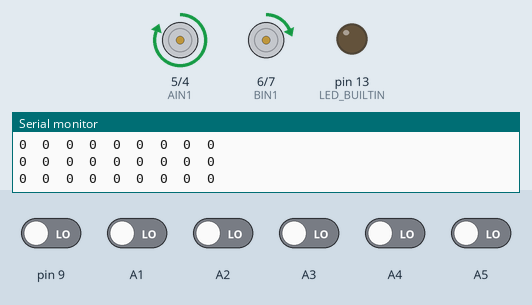
A sketch run on a simulated Arduino Nano, built with avr-gcc and run on an emulated ATmega328P. On the bench: motor-driver pin pairs drawn as motors (green arrow = first pin HIGH = forward, orange = second pin HIGH = backward, longer = more drive, scaled by the enable pin), output pins drawn as LEDs (lit = HIGH), the last lines printed to the serial monitor. The inputs (shaded band) are chosen by the test bench; at power-on: A1–5, pin 9 LOW.

Above: at 7.7 s.
7.8 s: pin 9 driven HIGH
At 8.4 s:
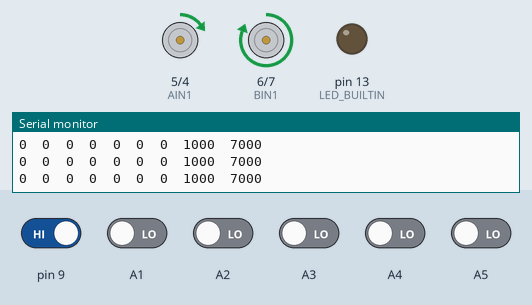
9.3 s: A2 driven HIGH
At 10.1 s:
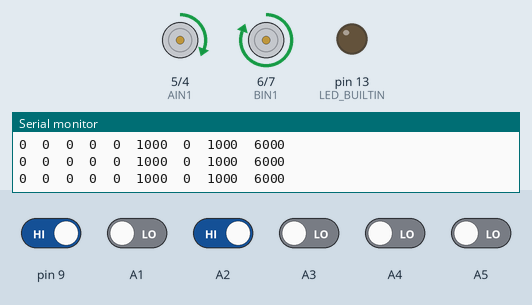
10.8 s: A5 driven HIGH
At 12.0 s:
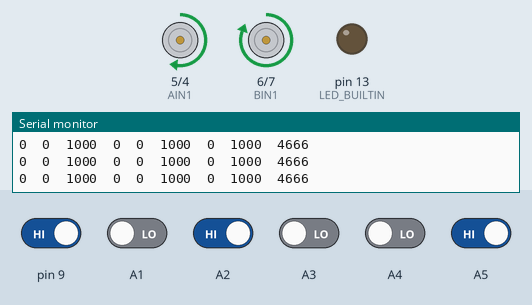
12.3 s: pin 9 driven LOW
At 13.5 s:
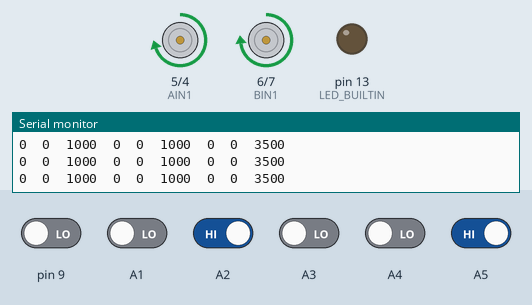
13.8 s: A2 driven LOW
At 15.0 s:
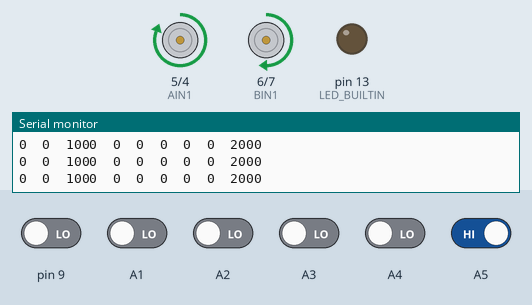
15.3 s: A5 driven LOW
At 16.1 s:
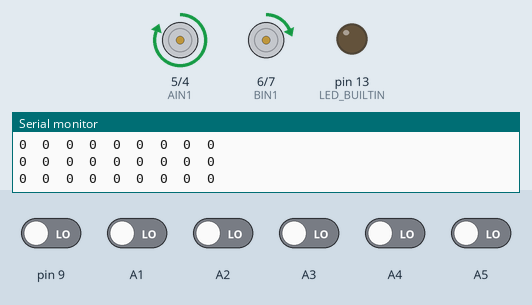
Timing chart, 0 to 17.8 s (numbered marks = the images above; inputs shaded):
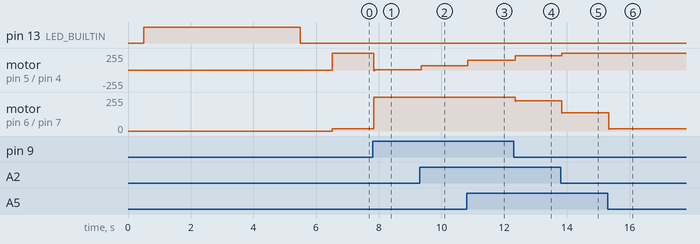

Measured:
- after the input at 7.8 s, motor on pin 5 (AIN1) / pin 4 (AIN2): forward 255/255 → forward 4/255 at once; motor on pin 6 (BIN1) / pin 7 (BIN2): forward 16/255 → forward 255/255 at once
- after the input at 9.3 s, motor on pin 5 (AIN1) / pin 4 (AIN2): forward 4/255 → forward 64/255 after 0.05 s
- after the input at 10.8 s, motor on pin 5 (AIN1) / pin 4 (AIN2): forward 64/255 → forward 145/255 at once
- after the input at 12.3 s, motor on pin 5 (AIN1) / pin 4 (AIN2): forward 145/255 → forward 214/255 after 0.05 s; motor on pin 6 (BIN1) / pin 7 (BIN2): forward 255/255 → forward 226/255 after 0.05 s
- after the input at 13.8 s, motor on pin 5 (AIN1) / pin 4 (AIN2): forward 214/255 → forward 255/255 at once; motor on pin 6 (BIN1) / pin 7 (BIN2): forward 226/255 → forward 136/255 at once
- after the input at 15.3 s, motor on pin 6 (BIN1) / pin 7 (BIN2): forward 136/255 → forward 16/255 at once

The sketch:

best_code.ino
```cpp
#include <QTRSensors.h>
#define KP 0.060         // Proportional gain
#define KI 0                 // Integral gain
#define KD 0.0023            // Differential gain
#define MAX_SPEED 255
#define DEFAULT_SPEED 220
#define PWMA 3
#define AIN1 5
#define AIN2 4
#define PWMB 11
#define BIN1 6
#define BIN2 7
// This example is designed for use with eight RC QTR sensors. These
// reflectance sensors should be connected to digital pins 3 to 10. The
// sensors' emitter control pin (CTRL or LEDON) can optionally be connected to
// digital pin 2, or you can leave it disconnected and remove the call to
// setEmitterPin().
//
// The setup phase of this example calibrates the sensors for ten seconds and
// turns on the Arduino's LED (usually on pin 13) while calibration is going
// on. During this phase, you should expose each reflectance sensor to the
// lightest and darkest readings they will encounter. For example, if you are
// making a line follower, you should slide the sensors across the line during
// the calibration phase so that each sensor can get a reading of how dark the
// line is and how light the ground is.  Improper calibration will result in
// poor readings.
//
// The main loop of the example reads the calibrated sensor values and uses
// them to estimate the position of a line. You can test this by taping a piece
// of 3/4" black electrical tape to a piece of white paper and sliding the
// sensor across it. It prints the sensor values to the serial monitor as
// numbers from 0 (maximum reflectance) to 1000 (minimum reflectance) followed
// by the estimated location of the line as a number from 0 to 5000. 1000 means
// the line is directly under sensor 1, 2000 means directly under sensor 2,
// etc. 0 means the line is directly under sensor 0 or was last seen by sensor
// 0 before being lost. 5000 means the line is directly under sensor 5 or was
// last seen by sensor 5 before being lost.

QTRSensors qtr;

const uint8_t SensorCount = 8;
uint16_t sensorValues[SensorCount];

void setup()
{

  //TCCR2B = TCCR2B & B11111000 | B00000011;
  //set timer 2 divisor to    32 for PWM frequency of   980.39 Hz

  //TCCR2B = TCCR2B & B11111000 | B00000100;
  //set timer 2 divisor to    64 for PWM frequency of   490.20 Hz (The DEFAULT)


  // configure the sensors
  qtr.setTypeRC();
  qtr.setSensorPins((const uint8_t[]){A7,A6,A5,A4,A3,A2,A1,9}, SensorCount);
  qtr.setEmitterPin(2);

  delay(500);
  pinMode(LED_BUILTIN, OUTPUT);
  digitalWrite(LED_BUILTIN, HIGH); // turn on Arduino's LED to indicate we are in calibration mode

  // 2.5 ms RC read timeout (default) * 10 reads per calibrate() call
  // = ~25 ms per calibrate() call.
  // Call calibrate() 400 times to make calibration take about 10 seconds.
  for (uint16_t i = 0; i < 200; i++)
  {
    qtr.calibrate();
  }
  digitalWrite(LED_BUILTIN, LOW); // turn off Arduino's LED to indicate we are through with calibration

  // print the calibration minimum values measured when emitters were on
  Serial.begin(9600);
  for (uint8_t i = 0; i < SensorCount; i++)
  {
    Serial.print(qtr.calibrationOn.minimum[i]);
    Serial.print(' ');
  }
  Serial.println();

  // print the calibration maximum values measured when emitters were on
  for (uint8_t i = 0; i < SensorCount; i++)
  {
    Serial.print(qtr.calibrationOn.maximum[i]);
    Serial.print(' ');
  }
  Serial.println();
  Serial.println();
  delay(1000);

  pinMode(AIN1, OUTPUT);
  pinMode(AIN2, OUTPUT);
  pinMode(PWMA, OUTPUT);
  pinMode(BIN1, OUTPUT);
  pinMode(BIN2, OUTPUT);
  pinMode(PWMB, OUTPUT);


}
int lastError = 0;
int totalError = 0;

void loop()
{
  // read calibrated sensor values and obtain a measure of the line position
  // from 0 to 5000 (for a white line, use readLineWhite() instead)
  uint16_t position = qtr.readLineBlack(sensorValues);

  // print the sensor values as numbers from 0 to 1000, where 0 means maximum
  // reflectance and 1000 means minimum reflectance, followed by the line
  // position
  for (uint8_t i = 0; i < SensorCount; i++)
  {
    Serial.print(sensorValues[i]);
    Serial.print('\t');
  }
  Serial.println(position);
  int error = 3400 - position;


  int deltaError = error - lastError;

  int Pvalue = KP * error;
  //int Ivalue = KI * totalError;
  int Dvalue = KD * deltaError;

  int motorSpeed = Pvalue + Dvalue;
  lastError = error;   // Operation for error prediction - derivative term
  totalError += error;

  int rightMotorSpeed = DEFAULT_SPEED + motorSpeed;
  int leftMotorSpeed = DEFAULT_SPEED - motorSpeed;

  if (rightMotorSpeed > MAX_SPEED) rightMotorSpeed = MAX_SPEED;
  if (leftMotorSpeed > MAX_SPEED) leftMotorSpeed = MAX_SPEED;

  if (rightMotorSpeed < 0)

  {

    digitalWrite(AIN1, LOW);
    digitalWrite(AIN2, HIGH);
    analogWrite(PWMA, abs(rightMotorSpeed));

    //Serial.println("Right motor going backwards");

  }
  else
  {
    digitalWrite(AIN1, HIGH);
    digitalWrite(AIN2, LOW);
    analogWrite(PWMA, abs(rightMotorSpeed));
  }


  if (leftMotorSpeed < 0)

  {

    digitalWrite(BIN1, LOW);
    digitalWrite(BIN2, HIGH);
    analogWrite(PWMB, abs(leftMotorSpeed));
    //Serial.println("Left motor going backwards");

  }
  else
  {
    digitalWrite(BIN1, HIGH);
    digitalWrite(BIN2, LOW);
    analogWrite(PWMB, abs(leftMotorSpeed));
  }


  //delay(100);
}
```
